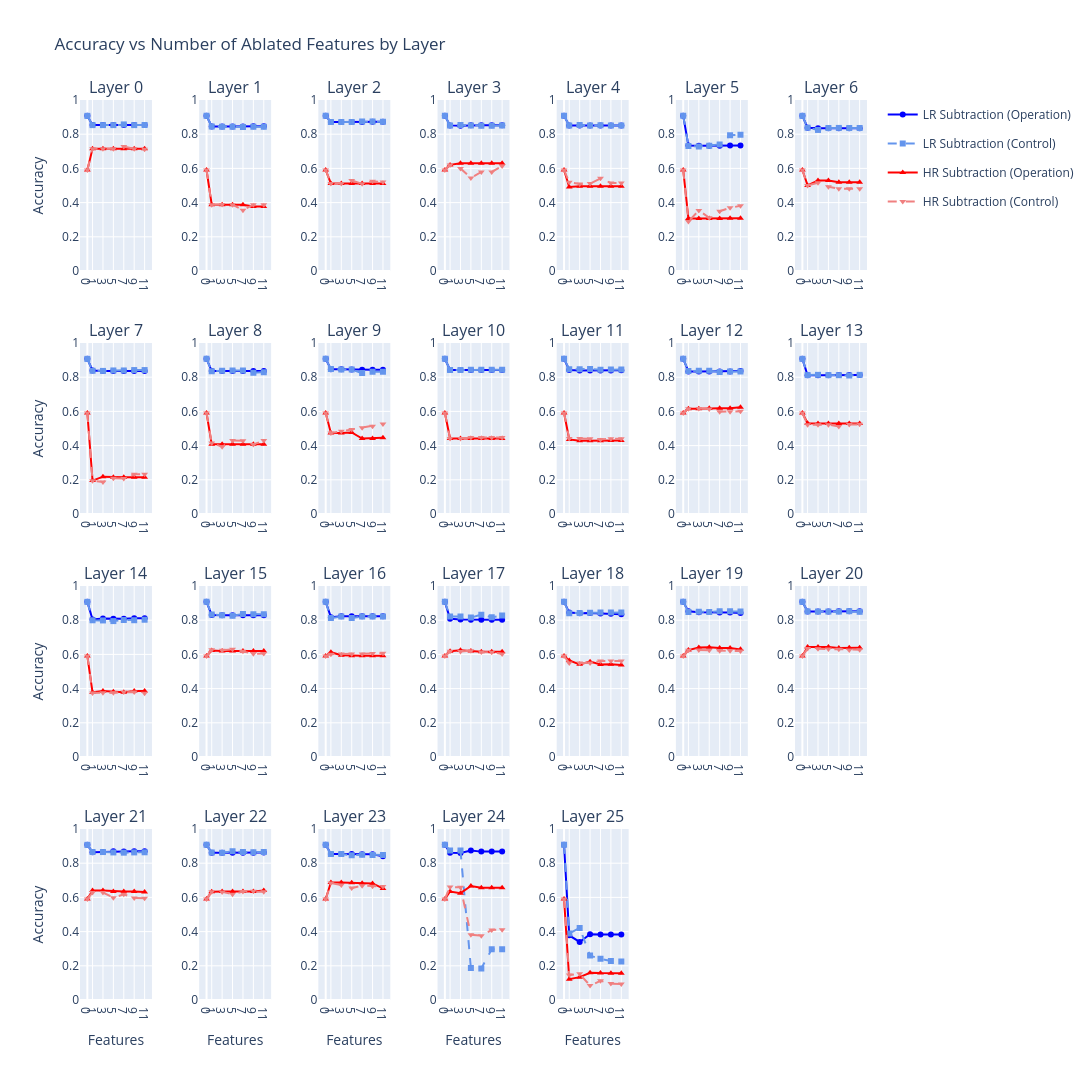

Write notebook code for a chart like this one.
### Code cell
subtraction_config = {
    ('subtraction', 'operation_ablation'): {'color': 'blue', 'linestyle': '-', 'marker': 'o', 'label': 'LR Subtraction (Operation)', 
                                         'name': 'LR Subtraction (Operation)', 'dash': 'solid', 'symbol': 'circle',
                                         'linewidth': 2.5, 'markersize': 8},
    ('subtraction', 'topk_ablation'): {'color': 'cornflowerblue', 'linestyle': '--', 'marker': 's', 'label': 'LR Subtraction (Control)',
                                    'name': 'LR Subtraction (Control)', 'dash': 'dash', 'symbol': 'square',
                                    'linewidth': 2.5, 'markersize': 8},
    ('random_subtraction', 'operation_ablation'): {'color': 'red', 'linestyle': '-', 'marker': '^', 'label': 'HR Subtraction (Operation)',
                                                'name': 'HR Subtraction (Operation)', 'dash': 'solid', 'symbol': 'triangle-up',
                                                'linewidth': 2.5, 'markersize': 8},
    ('random_subtraction', 'topk_ablation'): {'color': 'lightcoral', 'linestyle': '--', 'marker': 'v', 'label': 'HR Subtraction (Control)',
                                           'name': 'HR Subtraction (Control)', 'dash': 'dash', 'symbol': 'triangle-down',
                                           'linewidth': 2.5, 'markersize': 8}
}

# Generate individual plots for each layer
print("Generating individual plots for each layer...")
print("Note: This will create 26 separate plots, one for each layer.")
plot_accuracy_by_features_interactive(accuracy_results, subtraction_config, add_features_dict=add_features_dict, sub_features_dict=sub_features_dict,)
# plot_individual_layer_plots(accuracy_results, subtraction_config, layers=[0, 5, 10, 15, 25])
